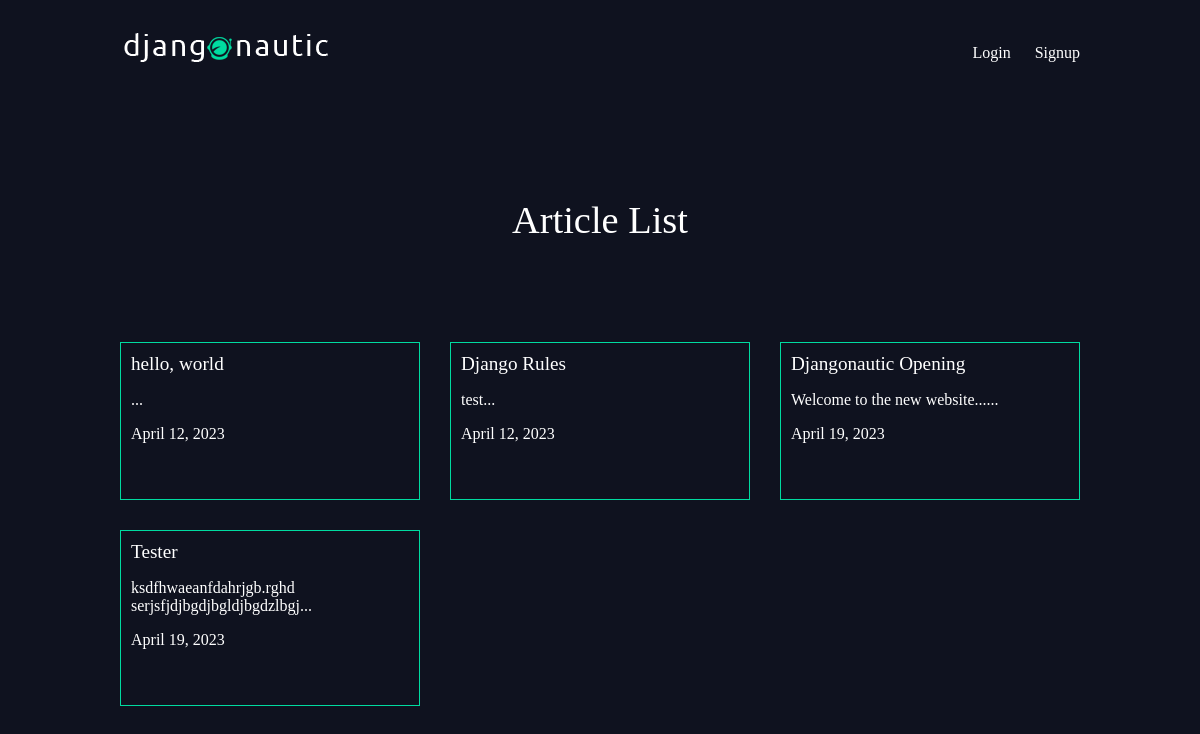
/articles/, run on an earlier commit of the app's database.
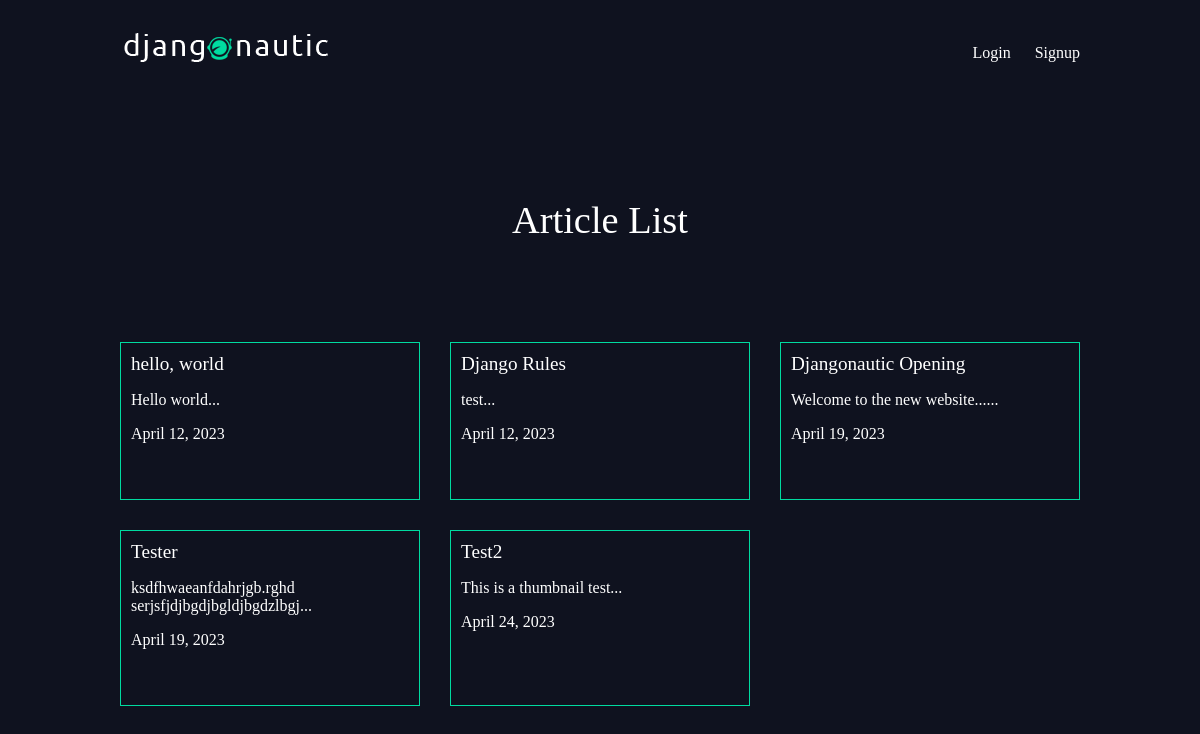
And on a later commit of the database.
### articles/models.py (models this page shows, shortened)
class Article(models.Model):
    title = models.CharField(max_length=100)
    slug = models.SlugField()
    body = models.TextField()
    date = models.DateField(auto_now_add=True)
    thumb = models.ImageField(default='default.png', blank=True)
    author = models.ForeignKey(User, on_delete=models.CASCADE, default=None)
    def snippet(self):
        return self.body[:50] + '...'

### articles/views.py (the view)
# urls.py: path('',views.article_list, name="list"),
def article_list(request):
    articles = Article.objects.all().order_by('date')
    return render(request,'articles/article_list.html',{'articles': articles})

### articles/templates/articles/article_list.html
{% extends 'base_layout.html' %}
{% block content %}
    <h1>Article List</h1>
    <div class="articles">
        {% for article in articles %}
            <div class="article">
                <h2><a href="{% url 'articles:detail' slug=article.slug %}">{{article.title}}</a></h2>
                <p>{{article.snippet}}</p>
                <p>{{article.date}}</p>
            </div>
        {% endfor %}
    </div>
{% endblock %}

What changed in the data, as far as the page shows it:
changed Article "hello, world": snippet "..." → "Hello world..."
added Article: title "Test2", snippet "This is a thumbnail test...", date "April 24, 2023"
